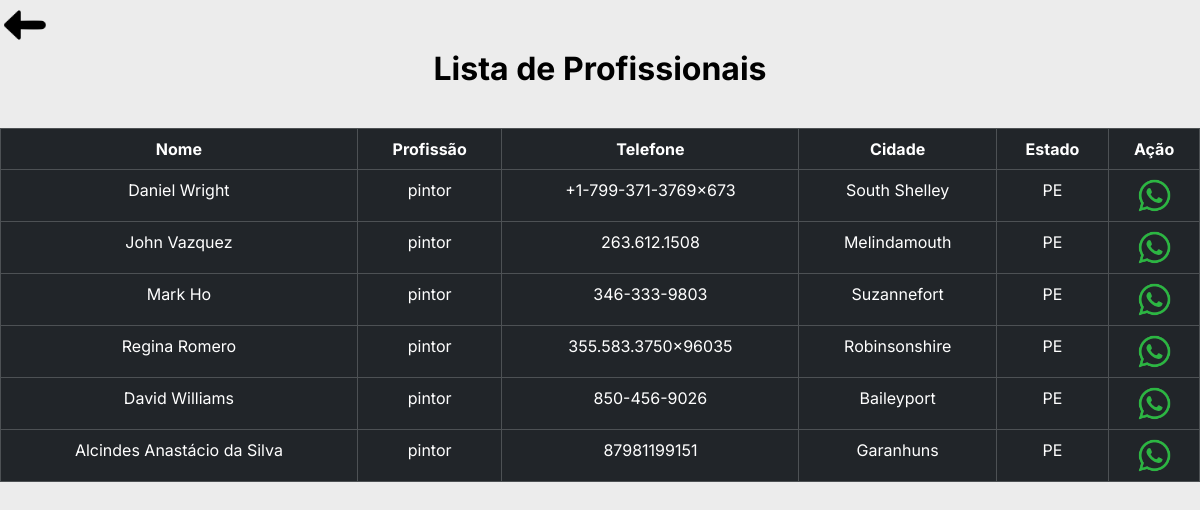
The page /profissionais/pintor on the database its author committed.
### tables this page shows
CREATE TABLE "profissionais"(
        "ID_profiss" INTEGER PRIMARY KEY AUTOINCREMENT,
        "nome"      TEXT,
        "CPF"       TEXT,
        "telefone"  TEXT,
        "email"     TEXT,
        "endereco"  TEXT,
        "num"       TEXT,
        "bairro"    TEXT,
        "CEP"       TEXT,
        cidade      TEXT,
        "uf"        TEXT,
        "profissao" TEXT
        );

### cliente.py (the view)
@bp_clientes.route('/profissionais/<profissao>', methods=['GET'])
def list_profissionais(profissao):
    profissionais = obter_profissionais_por_profissao(profissao)
    return render_template('clientes/perfil_profissional.html', profissionais=profissionais)

### cliente.py (called while the page is built)
def obter_profissionais_por_profissao(profissao):
    try:
        with sql.connect("goservice.db") as con:
            cur = con.cursor()
            cur.execute('''
                        SELECT * FROM profissionais
                        WHERE profissao = ?;
                    ''', (profissao,))
            dados = cur.fetchall()
            colunas = [column[0] for column in cur.description]
            dados_json = [dict(zip(colunas, row)) for row in dados]
            return dados_json
    except sql.Error as err:
        print(f"Erro ao executar a consulta: {err}")
        return None

### templates/clientes/perfil_profissional.html (shortened to what this page needs)
{% extends 'clientes/base/base_lista.html' %}
{% block customCSS %}
<link rel="stylesheet" href="{{ url_for('static', filename='css/estilosCli/estilo_lista.css')}}">
{% endblock %}
{% block body %}
<h3 class="tit__pag">Lista de Profissionais</h3>
<table class="table table-bordered table-dark bg-dark tabua">
    <thead>
      <tr>
        <th scope="col">Nome</th>
        <th scope="col">Profissão</th>
        <th scope="col">Telefone</th>
        <th scope="col">Cidade</th>
        <th scope="col">Estado</th>
        <th scope="col">Ação</th>
      </tr>
    </thead>
    <tbody>
    {% for profissional in profissionais %}
      <tr>
        <td>{{ profissional['nome']  }}</td>
        <td>{{ profissional['profissao'] }}</td>
        <td>{{ profissional['telefone'] }}</td>
        <td>{{ profissional['cidade'] }}</td>
        <td>{{ profissional['uf'] }}</td>
        <td>
          <a href="https://wa.me/55{{ profissional['telefone'] }}">
            <img class="lista__prof-icone" src="{{ url_for('static', filename='img/whats.png')}}" alt="ícone do whatsapp">
          </a>
        </td>
      </tr>
    {% endfor %}
    </tbody>
  </table>
{% endblock %}

### static/css/estilosCli/estilo_lista.css (style rules this page uses)
:root { --cor-preta: #000; --cor-branca: #FFF; --cor-cinza: #ECECEC; --cor-cinza-escuro: #CBC8C8; --fonte-inter: 'Inter', sans-serif; }
* { margin: 0; padding: 0; box-sizing: border-box; }
body { font-family: 'Inter', sans-serif; background-color: var(--cor-cinza); color: var(--cor-preta); }
.tit__pag { font-size: 32px; font-weight: 700; padding: 0em 0em 1em 0em; display: flex; justify-content: center; }
.lista__prof-icone { width: 35px; }
th,td { text-align: center; }

### rows shown on the page
profissionais: nome "Daniel Wright", profissao "pintor", telefone "+1-799-371-3769x673", cidade "South Shelley", uf "PE"
profissionais: nome "John Vazquez", profissao "pintor", telefone "263.612.1508", cidade "Melindamouth", uf "PE"
profissionais: nome "Mark Ho", profissao "pintor", telefone "346-333-9803", cidade "Suzannefort", uf "PE"
profissionais: nome "Regina Romero", profissao "pintor", telefone "355.583.3750x96035", cidade "Robinsonshire", uf "PE"
profissionais: nome "David Williams", profissao "pintor", telefone "850-456-9026", cidade "Baileyport", uf "PE"
profissionais: nome "Alcindes Anastácio da Silva", profissao "pintor", telefone "87981199151", cidade "Garanhuns", uf "PE"
